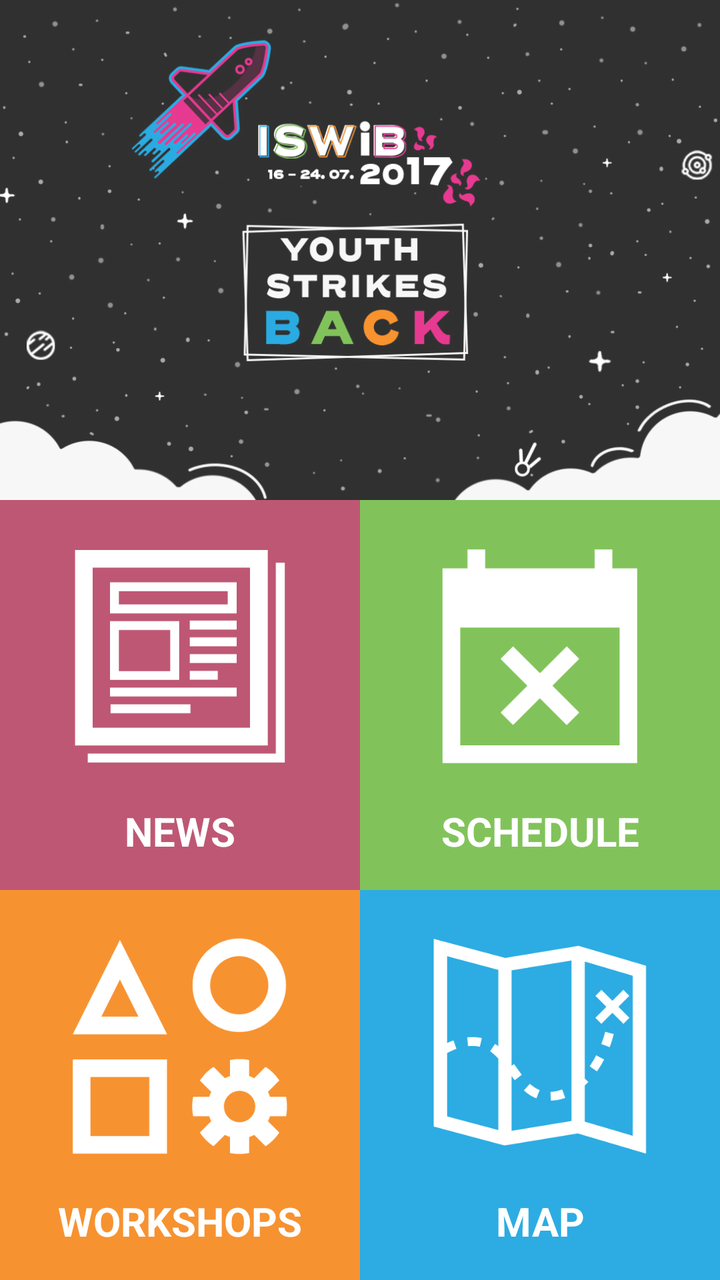
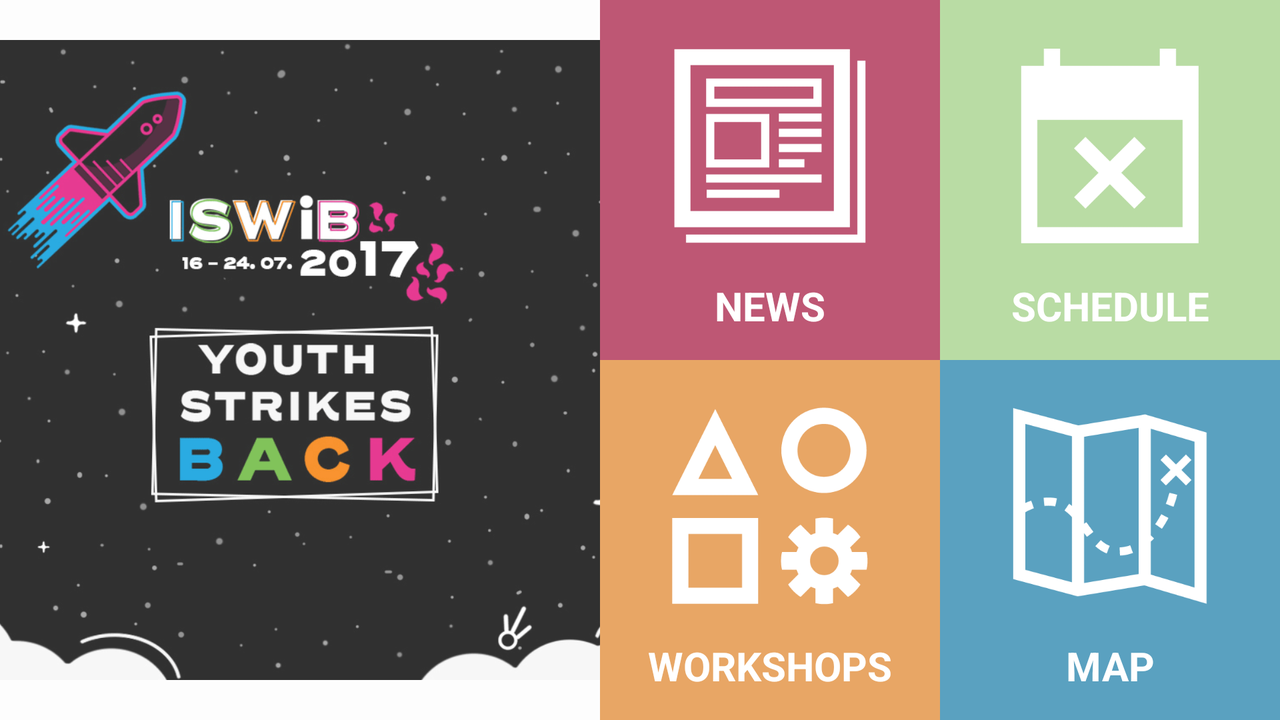

One screen, two layout resources from the same app: the default and the repository's alternative for another configuration. Each is rendered where Android would select it; the XML of both is given below.
<!-- AndroidManifest.xml: application theme AppTheme -->
<!-- res/layout/activity_main.xml -->
<?xml version="1.0" encoding="utf-8"?>
<FrameLayout
    xmlns:android="http://schemas.android.com/apk/res/android"
    xmlns:tools="http://schemas.android.com/tools"
    tools:context=".MainActivity"
    android:layout_width="match_parent"
    android:layout_height="match_parent">

    <ImageView
        android:layout_width="match_parent"
        android:layout_height="match_parent"
        android:scaleType="centerCrop"
        android:contentDescription="@string/image_description"/>

    <LinearLayout
        android:layout_width="match_parent"
        android:layout_height="match_parent"
        android:orientation="vertical">

        <ImageView
            android:layout_width="match_parent"
            android:layout_height="250dp"
            android:src="@drawable/iswib"
            android:contentDescription="@string/image_description"
            android:background="@color/white_transparent"
            android:scaleType="centerCrop" />

        <LinearLayout
            android:layout_width="match_parent"
            android:layout_height="match_parent"
            android:orientation="vertical">

            <RelativeLayout
                android:layout_width="match_parent"
                android:layout_height="0dp"
                android:layout_weight="0.5">

                <LinearLayout
                    android:tag="1"
                    android:layout_width="match_parent"
                    android:layout_height="match_parent"
                    android:orientation="vertical"
                    android:layout_toLeftOf="@+id/main_strut_top"
                    android:layout_toStartOf="@+id/main_strut_top"
                    android:background="@drawable/ripple_main_news"
                    android:onClick="goTo">

                    <ImageView
                        android:layout_width="match_parent"
                        android:layout_height="0dp"
                        android:paddingTop="20dp"
                        android:contentDescription="@string/image_description"
                        android:layout_weight=".7"
                        android:src="@drawable/news_active"/>

                    <TextView
                        android:layout_width="match_parent"
                        android:layout_height="0dp"
                        android:layout_weight=".3"
                        android:textSize="20sp"
                        android:text="@string/main_news"
                        android:gravity="center"
                        android:textColor="@color/white"
                        android:textStyle="bold"/>

                </LinearLayout>

                <View
                    android:id="@+id/main_strut_top"
                    android:layout_width="0dp"
                    android:layout_height="0dp"
                    android:layout_centerHorizontal="true"/>

                <LinearLayout
                    android:tag="2"
                    android:layout_width="match_parent"
                    android:layout_height="match_parent"
                    android:orientation="vertical"
                    android:layout_toRightOf="@+id/main_strut_top"
                    android:layout_toEndOf="@+id/main_strut_top"
                    android:background="@drawable/ripple_main_calendar"
                    android:onClick="goTo">

                    <ImageView
                        android:layout_width="match_parent"
                        android:layout_height="0dp"
                        android:paddingTop="20dp"
                        android:contentDescription="@string/image_description"
                        android:layout_weight=".7"
                        android:src="@drawable/calendar_active"/>

                    <TextView
                        android:layout_width="match_parent"
                        android:layout_height="0dp"
                        android:layout_weight=".3"
                        android:textSize="20sp"
                        android:text="@string/main_calendar"
                        android:gravity="center"
                        android:textColor="@color/white"
                        android:textStyle="bold"/>

                </LinearLayout>

            </RelativeLayout>

            <RelativeLayout
                android:layout_width="match_parent"
                android:layout_height="0dp"
                android:layout_weight="0.5">

                <LinearLayout
                    android:tag="3"
                    android:layout_width="match_parent"
                    android:layout_height="match_parent"
                    android:orientation="vertical"
                    android:layout_toLeftOf="@+id/main_strut_bottom"
                    android:layout_toStartOf="@+id/main_strut_bottom"
                    android:background="@drawable/ripple_main_workshops"
                    android:onClick="goTo">

                    <ImageView
                        android:layout_width="match_parent"
                        android:layout_height="0dp"
                        android:paddingTop="20dp"
                        android:contentDescription="@string/image_description"
                        android:layout_weight=".7"
                        android:src="@drawable/workshops_active"/>

                    <TextView
                        android:layout_width="match_parent"
                        android:layout_height="0dp"
                        android:layout_weight=".3"
                        android:textSize="20sp"
                        android:text="@string/main_workshops"
                        android:gravity="center"
                        android:textColor="@color/white"
                        android:textStyle="bold"/>

                </LinearLayout>

                <View
                    android:id="@+id/main_strut_bottom"
                    android:layout_width="0dp"
                    android:layout_height="0dp"
                    android:layout_centerHorizontal="true"/>

                <LinearLayout
                    android:tag="4"
                    android:layout_width="match_parent"
                    android:layout_height="match_parent"
                    android:orientation="vertical"
                    android:layout_toRightOf="@+id/main_strut_bottom"
                    android:layout_toEndOf="@+id/main_strut_bottom"
                    android:background="@drawable/ripple_main_map"
                    android:onClick="goTo">

                    <ImageView
                        android:layout_width="match_parent"
                        android:layout_height="0dp"
                        android:paddingTop="20dp"
                        android:contentDescription="@string/image_description"
                        android:layout_weight=".7"
                        android:src="@drawable/maps_active"/>

                    <TextView
                        android:layout_width="match_parent"
                        android:layout_height="0dp"
                        android:layout_weight=".3"
                        android:textSize="20sp"
                        android:text="@string/main_maps"
                        android:gravity="center"
                        android:textColor="@color/white"
                        android:textStyle="bold"/>

                </LinearLayout>
            </RelativeLayout>
        </LinearLayout>
    </LinearLayout>
</FrameLayout>
<!-- resources referenced by this layout -->
<resources>
  <color name="white">#ffffff</color>
  <color name="white_transparent">#a9ffffff</color>
  <!-- drawable calendar_active: png bitmap (drawable, 2254 bytes) -->
  <!-- drawable iswib: png bitmap (drawable, 79078 bytes) -->
  <!-- drawable maps_active: png bitmap (drawable, 6042 bytes) -->
  <!-- drawable news_active: png bitmap (drawable, 1735 bytes) -->
  <!-- drawable ripple_main_calendar (drawable) -->
  <?xml version="1.0" encoding="utf-8"?>
  <color xmlns:android="http://schemas.android.com/apk/res/android"
      android:color="@color/iswib_color_4_transparent"/>
  <!-- drawable ripple_main_map (drawable) -->
  <?xml version="1.0" encoding="utf-8"?>
  <color xmlns:android="http://schemas.android.com/apk/res/android"
      android:color="@color/iswib_color_2"/>
  <!-- drawable ripple_main_news (drawable) -->
  <?xml version="1.0" encoding="utf-8"?>
  <color xmlns:android="http://schemas.android.com/apk/res/android"
      android:color="@color/iswib_color_1_transparent"/>
  <!-- drawable ripple_main_workshops (drawable) -->
  <?xml version="1.0" encoding="utf-8"?>
  <color xmlns:android="http://schemas.android.com/apk/res/android"
      android:color="@color/iswib_color_3"/>
  <!-- drawable workshops_active: png bitmap (drawable, 7201 bytes) -->
  <string name="image_description">Image Description</string>
  <string name="main_calendar">SCHEDULE</string>
  <string name="main_maps">MAP</string>
  <string name="main_news">NEWS</string>
  <string name="main_workshops">WORKSHOPS</string>
  <style name="AppTheme" parent="Theme.AppCompat.Light.DarkActionBar">
          
          <item name="colorPrimary">@color/colorPrimary</item>
          <item name="colorPrimaryDark">@color/colorPrimaryDark</item>
          <item name="colorAccent">@color/colorAccent</item>
      </style>
  <color name="iswib_color_4_transparent">#8781c35a</color>
  <color name="iswib_color_2">#2CACE2</color>
  <color name="iswib_color_1_transparent">#b4a6143d</color>
  <color name="iswib_color_3">#F79230</color>
  <color name="colorPrimary">#3F51B5</color>
  <color name="colorPrimaryDark">#303F9F</color>
  <color name="colorAccent">#FF4081</color>
</resources>
<!-- res/layout-land/activity_main.xml (the repository's variant of the layout above) -->
<!-- drawn on the phone turned sideways -->
<?xml version="1.0" encoding="utf-8"?>
<FrameLayout
    xmlns:android="http://schemas.android.com/apk/res/android"
    xmlns:tools="http://schemas.android.com/tools"
    tools:context=".MainActivity"
    android:layout_width="match_parent"
    android:layout_height="match_parent">

    <ImageView
        android:layout_width="match_parent"
        android:layout_height="match_parent"
        android:src="@drawable/main_background"
        android:scaleType="centerCrop"
        android:contentDescription="@string/image_description"/>

    <LinearLayout
        android:layout_width="match_parent"
        android:layout_height="match_parent"
        android:orientation="horizontal">

        <ImageView
            android:layout_width="300dp"
            android:layout_height="match_parent"
            android:paddingTop="20dp"
            android:paddingBottom="20dp"
            android:paddingLeft="20dp"
            android:paddingRight="20dp"
            android:src="@drawable/iswib"
            android:contentDescription="@string/image_description"
            android:background="@color/white_transparent"
            android:scaleType="centerCrop"/>

        <LinearLayout
            android:layout_width="match_parent"
            android:layout_height="match_parent"
            android:orientation="vertical">

            <RelativeLayout
                android:layout_width="match_parent"
                android:layout_height="0dp"
                android:layout_weight="0.5">

                <LinearLayout
                    android:tag="1"
                    android:layout_width="match_parent"
                    android:layout_height="match_parent"
                    android:orientation="vertical"
                    android:layout_toLeftOf="@+id/main_strut_top"
                    android:layout_toStartOf="@+id/main_strut_top"
                    android:background="@color/iswib_color_1_transparent"
                    android:onClick="goTo">

                    <ImageView
                        android:layout_width="match_parent"
                        android:layout_height="0dp"
                        android:paddingTop="20dp"
                        android:contentDescription="@string/image_description"
                        android:layout_weight=".7"
                        android:src="@drawable/news_active"/>

                    <TextView
                        android:layout_width="match_parent"
                        android:layout_height="0dp"
                        android:layout_weight=".3"
                        android:textSize="20sp"
                        android:text="@string/main_news"
                        android:gravity="center"
                        android:textColor="@color/white"
                        android:textStyle="bold"/>

                </LinearLayout>

                <View
                    android:id="@+id/main_strut_top"
                    android:layout_width="0dp"
                    android:layout_height="0dp"
                    android:layout_centerHorizontal="true"/>

                <LinearLayout
                    android:tag="2"
                    android:layout_width="match_parent"
                    android:layout_height="match_parent"
                    android:orientation="vertical"
                    android:layout_toRightOf="@+id/main_strut_top"
                    android:layout_toEndOf="@+id/main_strut_top"
                    android:background="@color/iswib_color_4_transparent"
                    android:onClick="goTo">

                    <ImageView
                        android:layout_width="match_parent"
                        android:layout_height="0dp"
                        android:paddingTop="20dp"
                        android:contentDescription="@string/image_description"
                        android:layout_weight=".7"
                        android:src="@drawable/calendar_active"/>

                    <TextView
                        android:layout_width="match_parent"
                        android:layout_height="0dp"
                        android:layout_weight=".3"
                        android:textSize="20sp"
                        android:text="@string/main_calendar"
                        android:gravity="center"
                        android:textColor="@color/white"
                        android:textStyle="bold"/>

                </LinearLayout>

            </RelativeLayout>

            <RelativeLayout
                android:layout_width="match_parent"
                android:layout_height="0dp"
                android:layout_weight="0.5">

                <LinearLayout
                    android:tag="3"
                    android:layout_width="match_parent"
                    android:layout_height="match_parent"
                    android:orientation="vertical"
                    android:layout_toLeftOf="@+id/main_strut_bottom"
                    android:layout_toStartOf="@+id/main_strut_bottom"
                    android:background="@color/iswib_color_3_transparent"
                    android:onClick="goTo">

                    <ImageView
                        android:layout_width="match_parent"
                        android:layout_height="0dp"
                        android:paddingTop="20dp"
                        android:contentDescription="@string/image_description"
                        android:layout_weight=".7"
                        android:src="@drawable/workshops_active"/>

                    <TextView
                        android:layout_width="match_parent"
                        android:layout_height="0dp"
                        android:layout_weight=".3"
                        android:textSize="20sp"
                        android:text="@string/main_workshops"
                        android:gravity="center"
                        android:textColor="@color/white"
                        android:textStyle="bold"/>

                </LinearLayout>

                <View
                    android:id="@+id/main_strut_bottom"
                    android:layout_width="0dp"
                    android:layout_height="0dp"
                    android:layout_centerHorizontal="true"/>

                <LinearLayout
                    android:tag="4"
                    android:layout_width="match_parent"
                    android:layout_height="match_parent"
                    android:orientation="vertical"
                    android:layout_toRightOf="@+id/main_strut_bottom"
                    android:layout_toEndOf="@+id/main_strut_bottom"
                    android:background="@color/iswib_color_2_transparent"
                    android:onClick="goTo">

                    <ImageView
                        android:layout_width="match_parent"
                        android:layout_height="0dp"
                        android:paddingTop="20dp"
                        android:contentDescription="@string/image_description"
                        android:layout_weight=".7"
                        android:src="@drawable/maps_active"/>

                    <TextView
                        android:layout_width="match_parent"
                        android:layout_height="0dp"
                        android:layout_weight=".3"
                        android:textSize="20sp"
                        android:text="@string/main_maps"
                        android:gravity="center"
                        android:textColor="@color/white"
                        android:textStyle="bold"/>

                </LinearLayout>
            </RelativeLayout>
        </LinearLayout>
    </LinearLayout>
</FrameLayout>
<!-- resources referenced by the variant -->
<!-- as the phone turned sideways resolves them -->
<resources>
  <color name="iswib_color_1_transparent">#b4a6143d</color>
  <color name="iswib_color_2_transparent">#b51a7ea9</color>
  <color name="iswib_color_3_transparent">#b3e18327</color>
  <color name="iswib_color_4_transparent">#8781c35a</color>
  <color name="white">#ffffff</color>
  <color name="white_transparent">#a9ffffff</color>
  <!-- drawable calendar_active: png bitmap (drawable, 2254 bytes) -->
  <!-- drawable iswib: png bitmap (drawable, 79078 bytes) -->
  <!-- drawable maps_active: png bitmap (drawable, 6042 bytes) -->
  <!-- drawable news_active: png bitmap (drawable, 1735 bytes) -->
  <!-- drawable workshops_active: png bitmap (drawable, 7201 bytes) -->
  <string name="image_description">Image Description</string>
  <string name="main_calendar">SCHEDULE</string>
  <string name="main_maps">MAP</string>
  <string name="main_news">NEWS</string>
  <string name="main_workshops">WORKSHOPS</string>
  <style name="AppTheme" parent="Theme.AppCompat.Light.DarkActionBar">
          
          <item name="colorPrimary">@color/colorPrimary</item>
          <item name="colorPrimaryDark">@color/colorPrimaryDark</item>
          <item name="colorAccent">@color/colorAccent</item>
      </style>
  <color name="colorPrimary">#3F51B5</color>
  <color name="colorPrimaryDark">#303F9F</color>
  <color name="colorAccent">#FF4081</color>
</resources>
